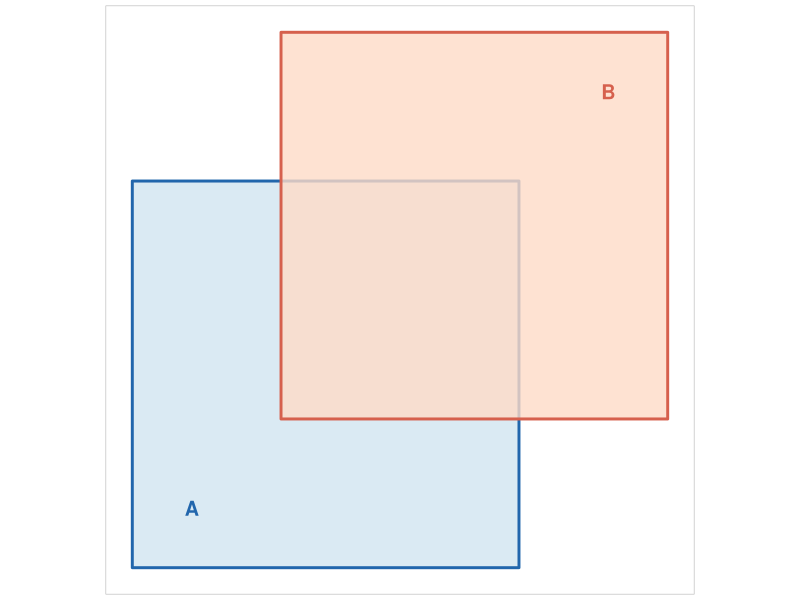
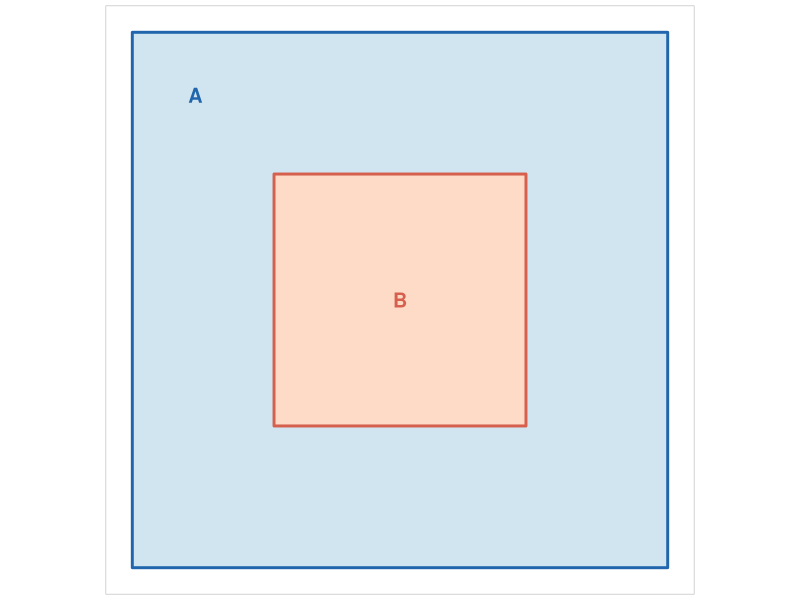
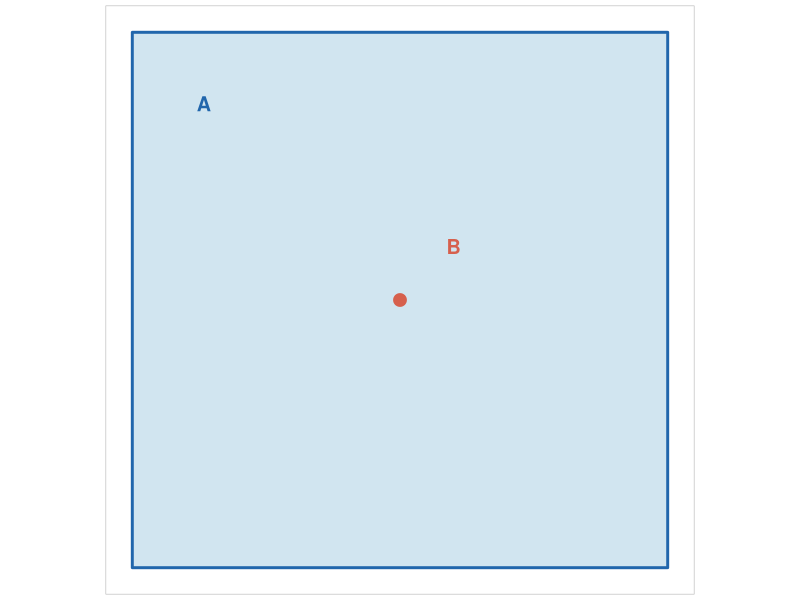
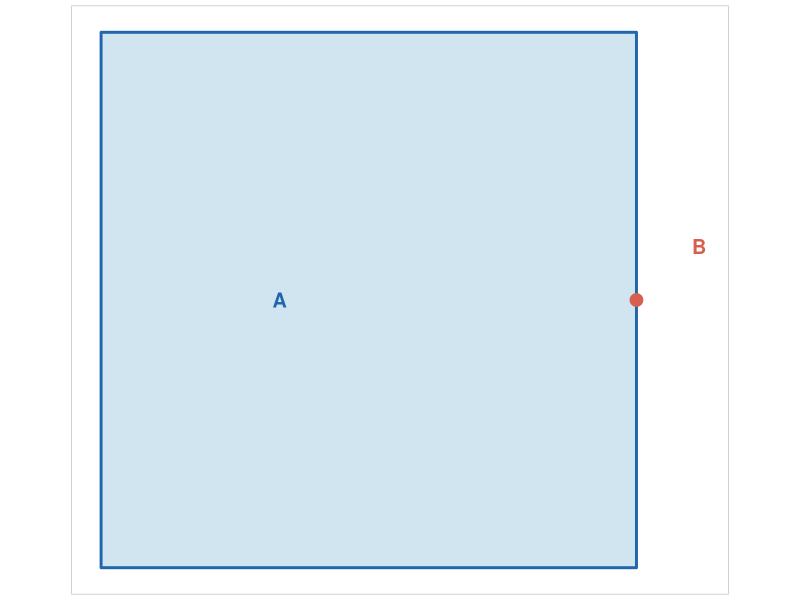
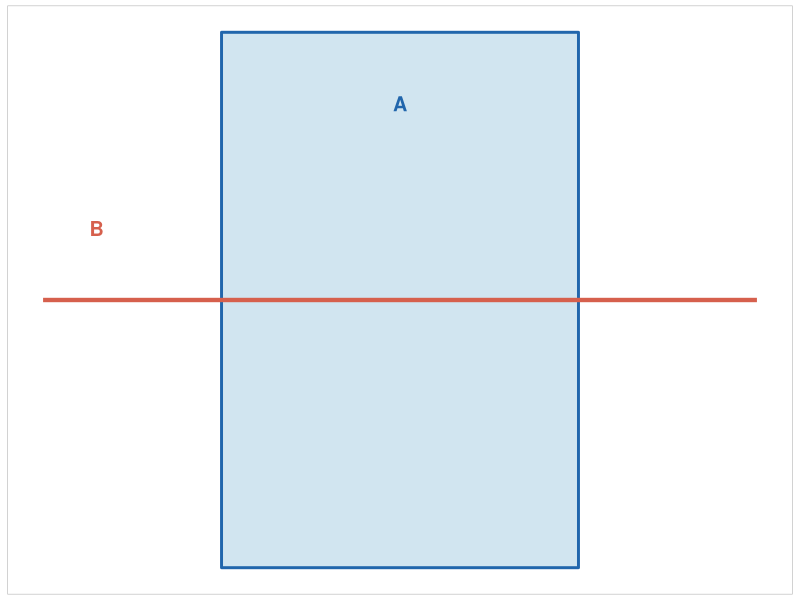

Write the R code that produced these figures, in order.
## ---- chunk 1
library(sf)
library(ggplot2)

col_a  <- "#2166ac"
col_b  <- "#d6604d"
fill_a <- "#d1e5f0"
fill_b <- "#fddbc7"

dt <- theme_void() +
  theme(
    panel.border = element_rect(color = "gray70", fill = NA, linewidth = 0.4),
    plot.margin  = margin(4, 4, 4, 4)
  )

make_poly <- function(xmin, ymin, xmax, ymax) {
  st_sfc(st_polygon(list(matrix(
    c(xmin,ymin, xmax,ymin, xmax,ymax, xmin,ymax, xmin,ymin),
    ncol = 2, byrow = TRUE
  ))))
}
## ---- chunk 2
#| fig-width: 2.8
#| fig-height: 2.8
polyA <- make_poly(0.2, 0.2, 2.8, 2.8)
polyB <- make_poly(1.2, 1.2, 3.8, 3.8)

ggplot() +
  geom_sf(data = polyA, fill = fill_a, color = col_a, linewidth = 1, alpha = 0.8) +
  geom_sf(data = polyB, fill = fill_b, color = col_b, linewidth = 1, alpha = 0.8) +
  annotate("text", x = 0.6, y = 0.6, label = "A", size = 5, color = col_a, fontface = "bold") +
  annotate("text", x = 3.4, y = 3.4, label = "B", size = 5, color = col_b, fontface = "bold") +
  dt
## ---- chunk 3
#| fig-width: 2.8
#| fig-height: 2.8
polyA <- make_poly(0.3, 0.3, 3.7, 3.7)
polyB <- make_poly(1.2, 1.2, 2.8, 2.8)

ggplot() +
  geom_sf(data = polyA, fill = fill_a, color = col_a, linewidth = 1) +
  geom_sf(data = polyB, fill = fill_b, color = col_b, linewidth = 1) +
  annotate("text", x = 0.7, y = 3.3, label = "A", size = 5, color = col_a, fontface = "bold") +
  annotate("text", x = 2.0, y = 2.0, label = "B", size = 5, color = col_b, fontface = "bold") +
  dt
## ---- chunk 4
#| fig-width: 2.8
#| fig-height: 2.8
poly     <- make_poly(0.5, 0.5, 3.5, 3.5)
pt_in    <- st_sfc(st_point(c(2, 2)))

ggplot() +
  geom_sf(data = poly,  fill = fill_a, color = col_a, linewidth = 1) +
  geom_sf(data = pt_in, color = col_b, size = 4) +
  annotate("text", x = 0.9, y = 3.1, label = "A", size = 5, color = col_a, fontface = "bold") +
  annotate("text", x = 2.3, y = 2.3, label = "B", size = 5, color = col_b, fontface = "bold") +
  dt
## ---- chunk 5
#| fig-width: 2.8
#| fig-height: 2.8
poly     <- make_poly(0.5, 0.5, 3.5, 3.5)
pt_edge  <- st_sfc(st_point(c(3.5, 2)))

ggplot() +
  geom_sf(data = poly,    fill = fill_a, color = col_a, linewidth = 1) +
  geom_sf(data = pt_edge, color = col_b, size = 4) +
  annotate("text", x = 1.5,  y = 2,   label = "A", size = 5, color = col_a, fontface = "bold") +
  annotate("text", x = 3.85, y = 2.3, label = "B", size = 5, color = col_b, fontface = "bold") +
  dt
## ---- chunk 6
#| fig-width: 2.8
#| fig-height: 2.8
poly <- make_poly(1.0, 0.5, 3.0, 3.5)
line <- st_sfc(st_linestring(matrix(c(0, 2, 4, 2), ncol = 2, byrow = TRUE)))

ggplot() +
  geom_sf(data = poly, fill = fill_a, color = col_a, linewidth = 1) +
  geom_sf(data = line, color = col_b, linewidth = 1.5) +
  annotate("text", x = 2.0, y = 3.1, label = "A", size = 5, color = col_a, fontface = "bold") +
  annotate("text", x = 0.3, y = 2.4, label = "B", size = 5, color = col_b, fontface = "bold") +
  dt
